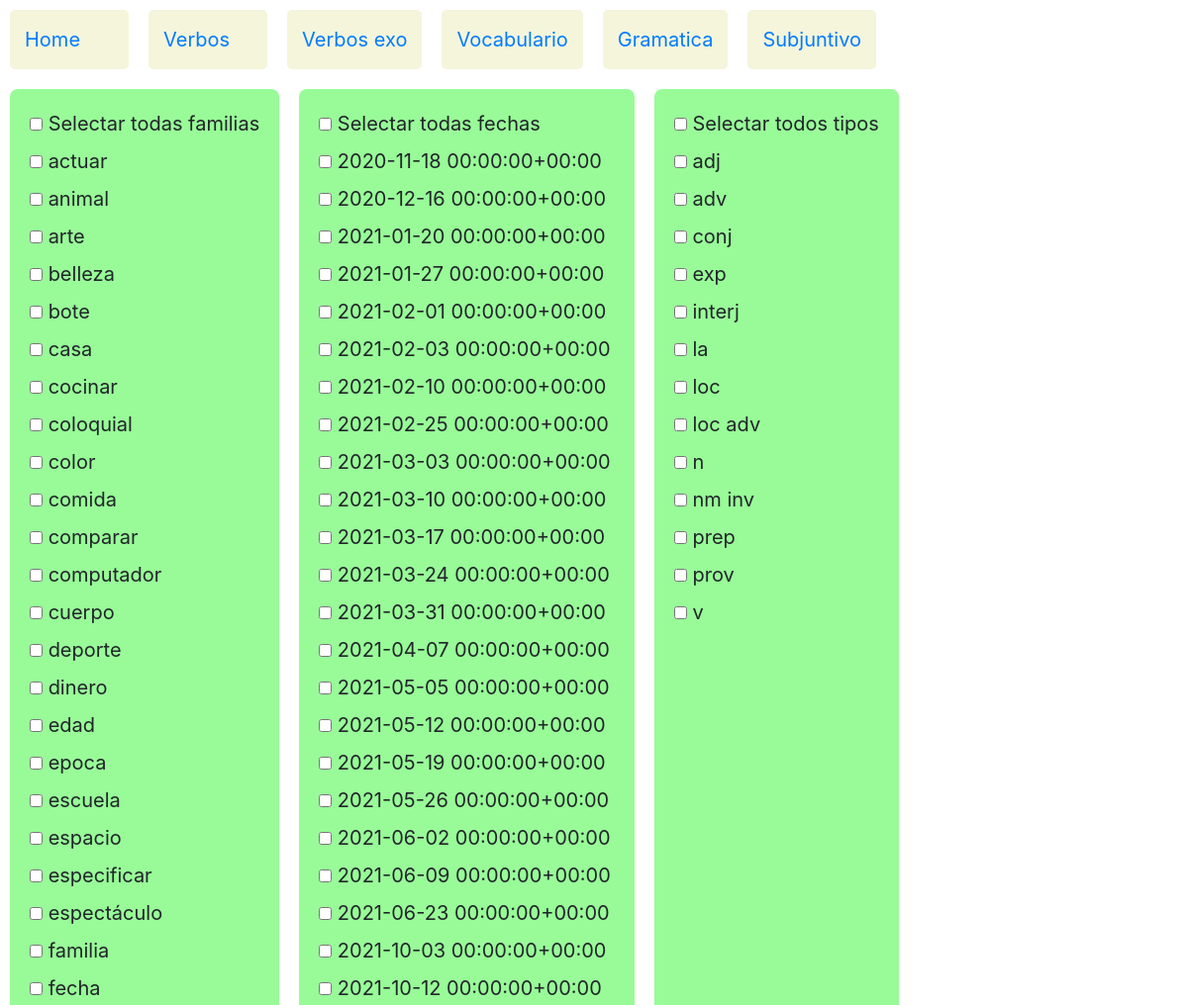
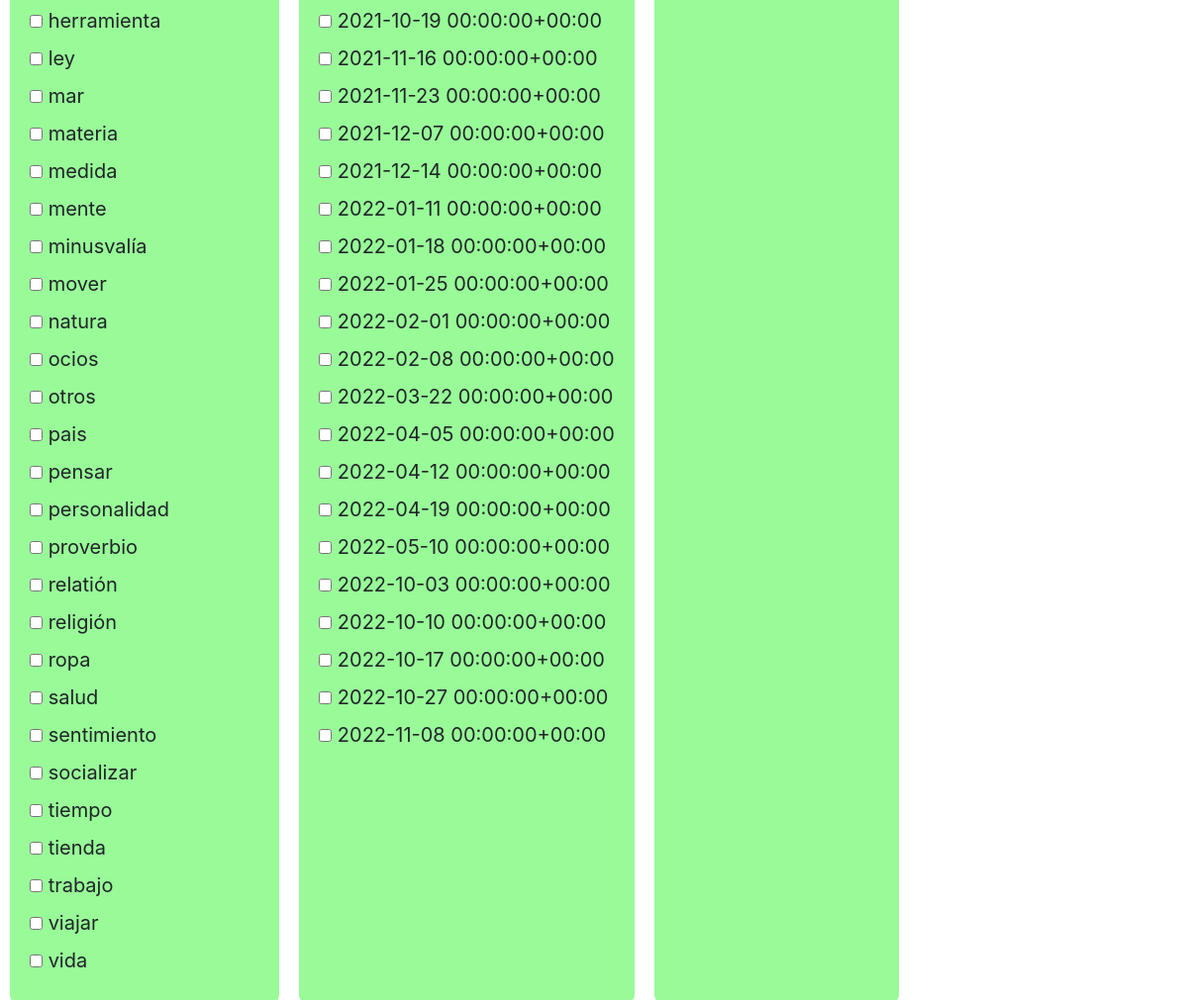
The page /verbos/palabra/ on the database as committed earlier (2 pictures, top to bottom).
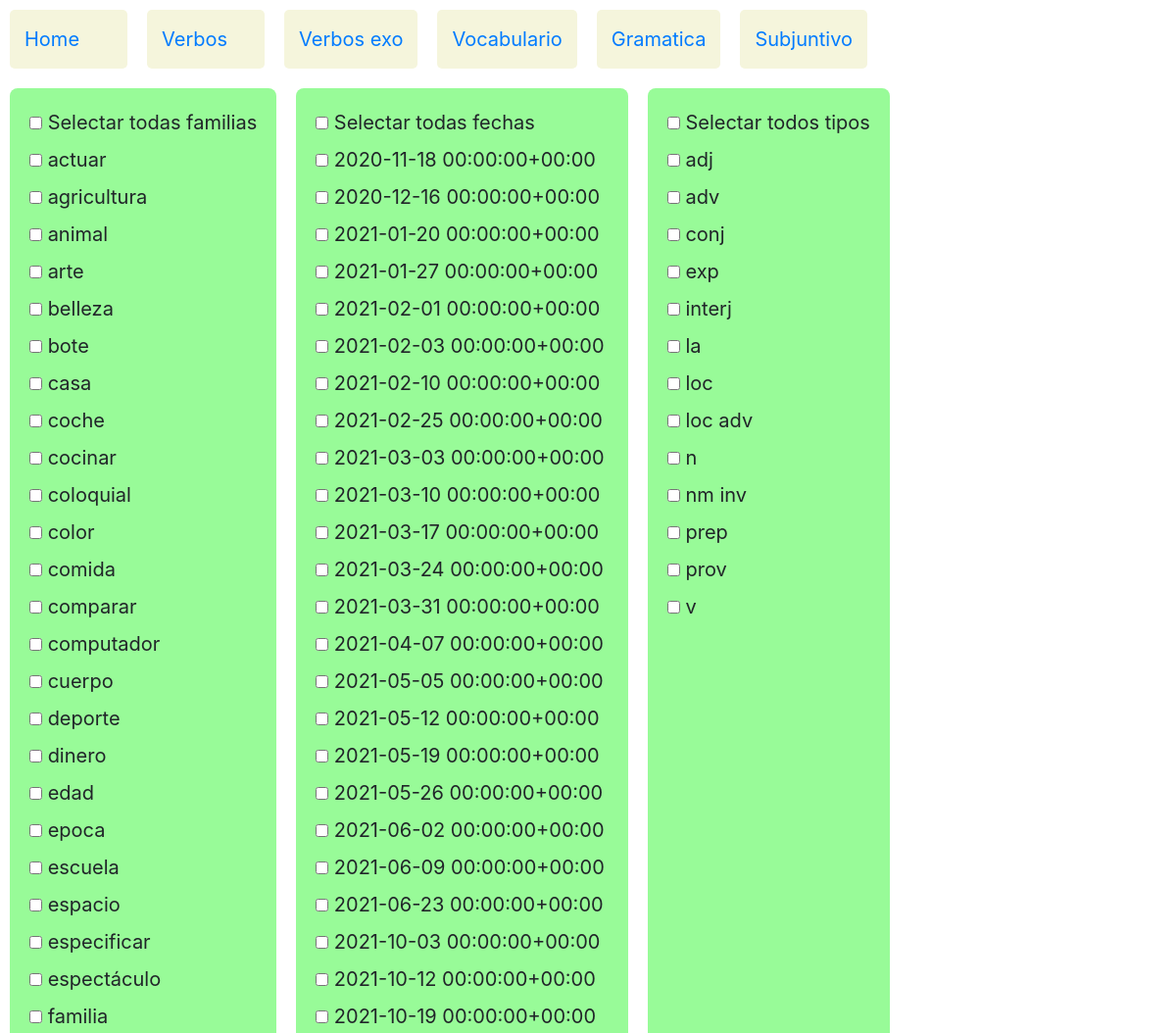
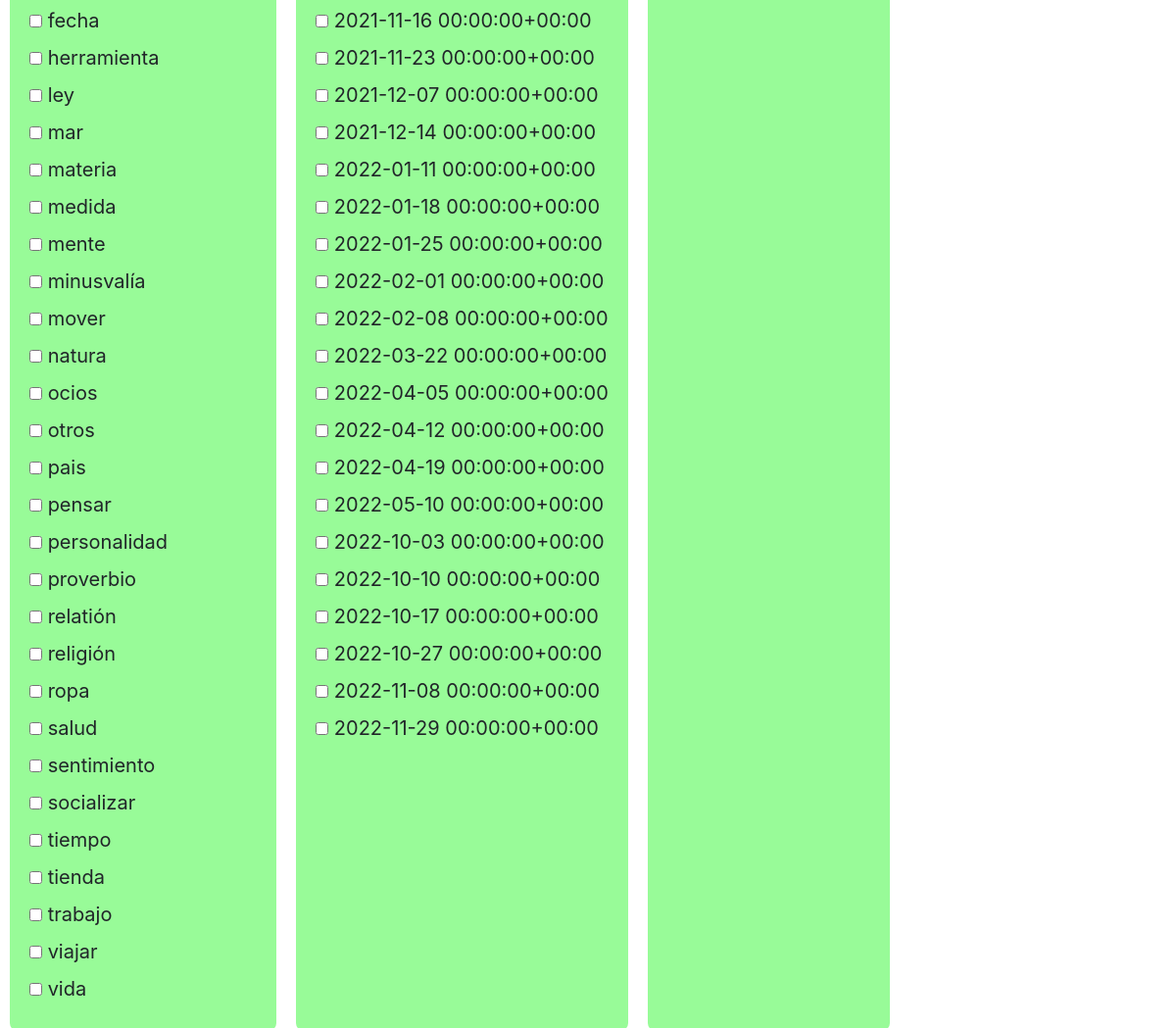
The same page on the database as committed later (2 pictures, top to bottom).
### verbos/models.py (models this page shows)
class Palabrafamilia(models.Model):
    palabrafamilia = models.CharField(max_length=30,null=True)
    palabrafamiliaseq=models.IntegerField(null=True)
    def __str__(self):
        return self.palabrafamilia

class Palabrafecha(models.Model):
    palabrafecha = models.DateTimeField(null=True,default=date.today)
    def __str__(self):
        return str(self.palabrafecha)

class Palabratipo(models.Model):
    palabratipo = models.CharField(max_length=32,null=True)
    def __str__(self):
        return self.palabratipo

### verbos/views.py (the view)
# urls.py: path('palabra/',views.palabra,name='palabra'),
def palabra(request):
    familias  = Palabrafamilia.objects.all()
    tipos =     Palabratipo.objects.all()
    generos =   Palabragenero.objects.all()
    nivels =    Palabranivel.objects.all()
    fechas =    Palabrafecha.objects.all().order_by('palabrafecha')
    jsfamilias=jslist(familias)
    jsgeneros=jslist(generos)
    jsnivels=jslist(nivels)
    context= {
            "familias" : familias,
            "tipos" : tipos,
            "generos" : generos,
            "nivels" : nivels ,
            "fechas" : fechas,
        }
    return render(request,"verbos/palabra.html",context)

### verbos/views.py (called while the page is built)
def jslist(myqueryset):
    jstname=myqueryset.model.__name__
    jstlst=[]
    for item in myqueryset:
        jstlst.append([jstname,item.id])
    return jstlst

### verbos/templates/verbos/palabra.html (shortened to what this page needs)
{% extends 'verbos/layout.html' %}
{% block body1 %}
	<form action= "{% url 'palabras' id1='10' id2='20' %}"  method ="post">
	<div id="container" >
		<div>
			<input type="checkbox" data-type="familia" id="familia" name="checktodos" >
			<label for="familia"> Selectar todas familias </label>
			<br>
			{% for familia in familias %}
			<input type="checkbox" id="Familia-{{familia.id}}"  name="familia"  data-storage="true" >
			<label for="Familia-{{familia.id}}"> {{familia}}   </label>
			<br>
			{% endfor %}
		</div>
		<div>
			<input type="checkbox" data-type="fecha" id="fechas" name="checktodos" >
			<label for="fecha"> Selectar todas fechas </label>
			<br>
			{% for fecha in fechas %}
			<input type="checkbox" id="Fecha-{{fecha.id}}"  name="fecha"  data-storage="true" >
			<label for="Fecha-{{fecha.id}}"> {{fecha}}   </label>
			<br>
			{% endfor %}
		</div>
		<div>
			<input type="checkbox" data-type="tipo" id="tipos" name="checktodos" >
			<label for="fecha"> Selectar todos tipos </label>
			<br>
			{% for tipo  in tipos  %}
			<input type="checkbox" id="Tipo-{{tipo.id}}"  name="tipo"  data-storage="true" >
			<label for="Tipo-{{tipo.id}}"> {{tipo}}   </label>
			<br>
			{% endfor %}
		</div>
	</div>
	</form>
{% endblock %}

Rows that differ between the two databases and show on the page:
added Palabrafamilia: palabrafamilia "agricultura"
added Palabrafamilia: palabrafamilia "coche"
added Palabrafecha: palabrafecha "2022-11-29 00:00:00+00:00"
